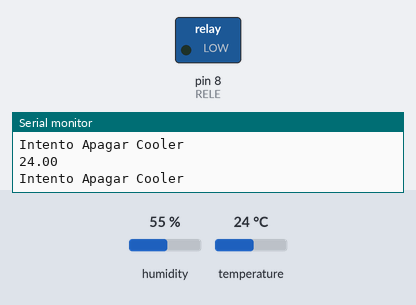
Bench run of a sketch on a simulated Arduino Uno, built with avr-gcc and run on an emulated ATmega328P. Parts: switched loads named in the sketch (green lamp = pin HIGH), the last lines printed to the serial monitor. Inputs (shaded band) come from the test bench; at power-on: temperature 24 °C, humidity 55 %.

Above: at 2.8 s.
2.9 s: temperature set to 29 °C
8.9 s: temperature set to 32 °C
11.7 s: temperature set to 12 °C
At 12.6 s:
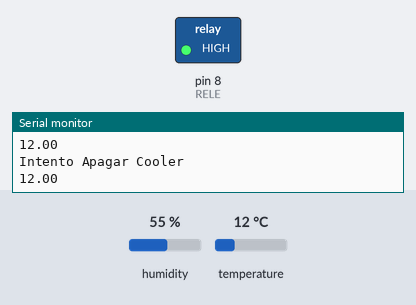
14.4 s: temperature set to 33 °C
At 16.9 s:
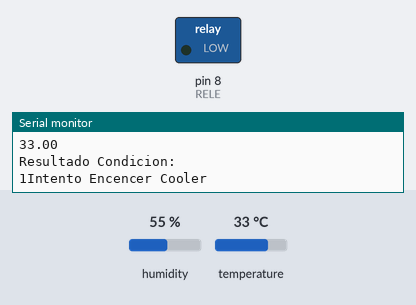
20.4 s: temperature set to 19 °C
At 21.4 s:
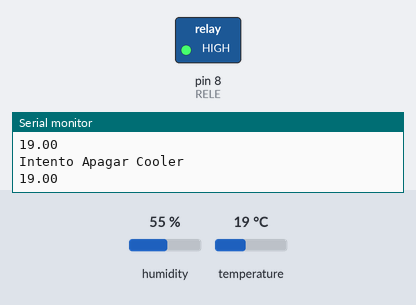
32.4 s: temperature set to 41 °C
At 33.6 s:
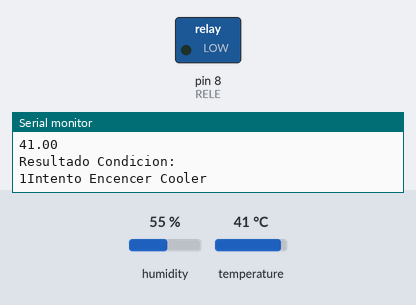
Timing chart, 0 to 35.4 s (numbered marks = the images above; inputs shaded):
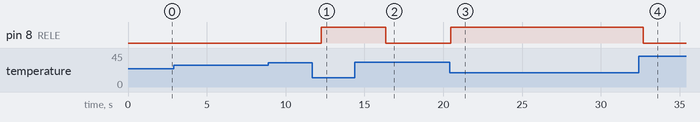

Measured:
- after the input at 11.7 s, pin 8 (RELE): LOW → HIGH after 0.57 s
- after the input at 14.4 s, pin 8 (RELE): HIGH → LOW after 2.0 s
- after the input at 20.4 s, pin 8 (RELE): LOW → HIGH after 0.07 s
- after the input at 32.4 s, pin 8 (RELE): HIGH → LOW after 0.28 s

The sketch:

RELE.ino
```cpp
#include "DHT.h"
#define DHTTYPE DHT11
const int RELE = 8;
const int DHTPIN =12;
DHT dht(DHTPIN,DHTTYPE);
boolean flag;
void setup() {
  // put your setup code here, to run once:
  Serial.begin(9600);
dht.begin();
flag = false;
}

void loop() {
  // put your main code here, to run repeatedly:
  float humedad = dht.readHumidity();
  float temperature = dht.readTemperature();
  Serial.println(temperature);
  if(temperature>30)
  {
    boolean aux = temperature>30;
    Serial.println("Resultado Condicion:");
    Serial.print(aux);
     Serial.println("Intento Encencer Cooler");
    if(flag==false)
    {
        pinMode(RELE, OUTPUT);
       digitalWrite(RELE,LOW);
       flag=true;
       Serial.println("Enciende Cooler");
    }
  }
  else
  {
    Serial.println("Intento Apagar Cooler");
    if(flag==true)
    {
     digitalWrite(RELE,HIGH);
     flag=false;
     Serial.println("Apaga Cooler");
    }
  }
/*digitalWrite(RELE,HIGH);
delay(10000);
digitalWrite(RELE,LOW);
delay(10000);*/

}
```
